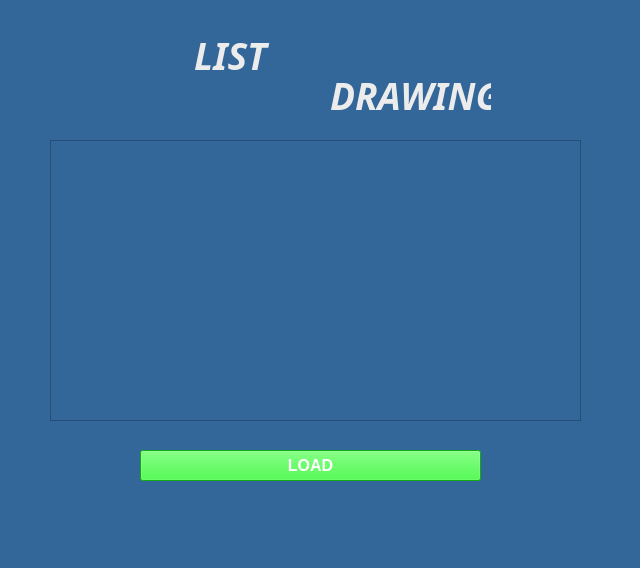
<?xml version="1.0" encoding="UTF-8"?>
<ui version="4.0">
 <class>MainWindow</class>
 <widget class="QMainWindow" name="MainWindow">
  <property name="enabled">
   <bool>true</bool>
  </property>
  <property name="geometry">
   <rect>
    <x>0</x>
    <y>0</y>
    <width>640</width>
    <height>568</height>
   </rect>
  </property>
  <property name="mouseTracking">
   <bool>true</bool>
  </property>
  <property name="windowTitle">
   <string>DrawingApp</string>
  </property>
  <property name="windowIcon">
   <iconset resource="portada.qrc">
    <normaloff>:/cct/paints.png</normaloff>:/cct/paints.png</iconset>
  </property>
  <property name="layoutDirection">
   <enum>Qt::LeftToRight</enum>
  </property>
  <property name="styleSheet">
   <string notr="true">background-color: rgb(51, 102, 153);</string>
  </property>
  <widget class="QWidget" name="centralwidget">
   <widget class="QLabel" name="label">
    <property name="geometry">
     <rect>
      <x>180</x>
      <y>30</y>
      <width>101</width>
      <height>41</height>
     </rect>
    </property>
    <property name="font">
     <font>
      <family>Courier 10 Pitch</family>
      <weight>75</weight>
      <bold>true</bold>
     </font>
    </property>
    <property name="text">
     <string>&lt;html&gt;&lt;head/&gt;&lt;body&gt;&lt;p align=&quot;center&quot;&gt;&lt;span style=&quot; font-size:28pt; font-style:italic; color:#ececec;&quot;&gt;LIST&lt;/span&gt;&lt;/p&gt;&lt;/body&gt;&lt;/html&gt;</string>
    </property>
   </widget>
   <widget class="QLabel" name="label_2">
    <property name="geometry">
     <rect>
      <x>210</x>
      <y>20</y>
      <width>181</width>
      <height>91</height>
     </rect>
    </property>
    <property name="styleSheet">
     <string notr="true">border-image: url(:/cct/paints.png);</string>
    </property>
    <property name="text">
     <string/>
    </property>
   </widget>
   <widget class="QLabel" name="label_3">
    <property name="geometry">
     <rect>
      <x>330</x>
      <y>70</y>
      <width>161</width>
      <height>41</height>
     </rect>
    </property>
    <property name="font">
     <font>
      <family>Courier 10 Pitch</family>
      <weight>75</weight>
      <bold>true</bold>
     </font>
    </property>
    <property name="text">
     <string>&lt;html&gt;&lt;head/&gt;&lt;body&gt;&lt;p align=&quot;center&quot;&gt;&lt;span style=&quot; font-size:28pt; font-style:italic; color:#ececec;&quot;&gt;DRAWING&lt;/span&gt;&lt;/p&gt;&lt;/body&gt;&lt;/html&gt;</string>
    </property>
   </widget>
   <widget class="QTableWidget" name="tableUsers">
    <property name="geometry">
     <rect>
      <x>50</x>
      <y>140</y>
      <width>531</width>
      <height>281</height>
     </rect>
    </property>
   </widget>
   <widget class="QPushButton" name="loginButton_2">
    <property name="geometry">
     <rect>
      <x>140</x>
      <y>450</y>
      <width>341</width>
      <height>31</height>
     </rect>
    </property>
    <property name="font">
     <font>
      <pointsize>12</pointsize>
      <weight>75</weight>
      <bold>true</bold>
     </font>
    </property>
    <property name="styleSheet">
     <string notr="true">background-color: rgb(30, 235, 30);
color: rgb(255, 255, 255);</string>
    </property>
    <property name="text">
     <string>LOAD</string>
    </property>
   </widget>
   <zorder>label_2</zorder>
   <zorder>label</zorder>
   <zorder>label_3</zorder>
   <zorder>tableUsers</zorder>
   <zorder>loginButton_2</zorder>
  </widget>
  <widget class="QStatusBar" name="statusbar"/>
 </widget>
 <resources>
  <include location="portada.qrc"/>
 </resources>
 <connections/>
</ui>
